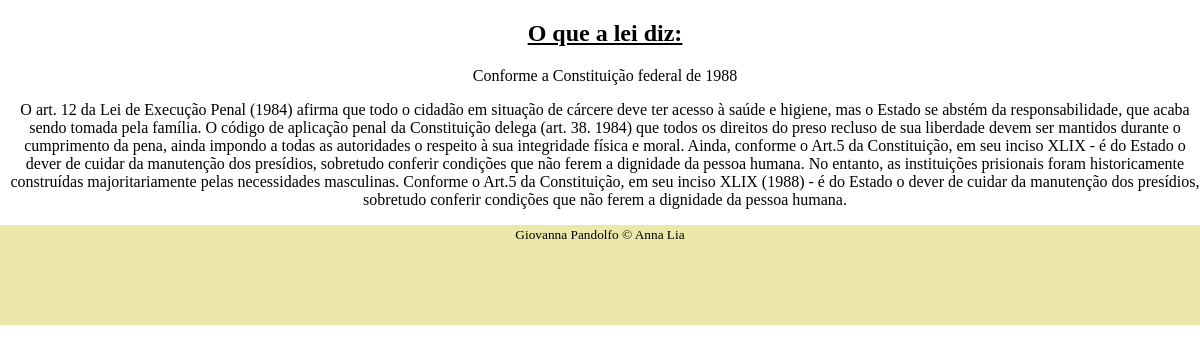
/artigo.php?id=2, run on the app's committed database.
### tables this page shows
CREATE TABLE `artigo` (
  `artigoid` int(11) NOT NULL,
  `titulo` varchar(60) NOT NULL,
  `subtitulo` varchar(100) DEFAULT NULL,
  `imgprincipal` blob NOT NULL,
  `texto` longtext NOT NULL,
  `autor` text DEFAULT NULL
);

### artigo.php (the view, shortened to what this page needs)
<?php
include_once 'conexao.php';
$artigoid = $_GET['id'];
?>
 <link rel="stylesheet" href="style.css?t=<?php echo date('YmdHis').rand(1,999999)?>">
<?php
    $sql = "SELECT * FROM artigo WHERE artigoid = $artigoid";
    $result = mysqli_query( $conexao, $sql );
    $row = mysqli_fetch_array($result);
    ?>
    <div class="outrapagina">
    <h2><a class="linkcor" href="artigo.php?id=<?php echo $row['artigoid'];?>"><?php echo $row['titulo'];?></a></h2>
    <p class="textoartigo "href="artigo.php?id=<?php echo $row['artigoid'];?>"><?php echo $row['subtitulo'];?></p>
    <p href="artigo.php?id=<?php echo $row['artigoid'];?>"><?php echo $row['texto'];?></p>
    </div>
    <footer id="sticky-footer">
    <div class="container text-center">
      <small>Giovanna Pandolfo &copy; Anna Lia</small>
    </div>
  </footer>

### style.css (style rules this page uses)
.linkcor { color: black; }
h2, p { margin-left: 10px; }
.outrapagina { color: black; text-align: center; }
.textoartigo { text-align: center; }
footer { background-color: rgb(236, 232, 169); text-align: center; height: 100px; margin-bottom: 70px; }

### data on the page
artigo: titulo "O que a lei diz:", subtitulo "Conforme a Constituição federal de 1988", texto "O art. 12 da Lei de Execução Penal (1984) afirma que todo o cidadão em situação de cárcere deve ter acesso à saúde e higiene, mas o Estado se abstém da responsabilidade, que acaba sendo tomada pela família. O código de aplicação penal da Constituição delega (art. 38. 1984) que todos os direitos do preso recluso de sua liberdade devem ser mantidos durante o cumprimento da pena, ainda impondo a todas as autoridades o respeito à sua integridade física e moral. Ainda, conforme o Art.5 da Constituição, em seu inciso XLIX - é do Estado o dever de cuidar da manutenção dos presídios, sobretudo conferir condições que não ferem a dignidade da pessoa humana. No entanto, as instituições prisionais…"
